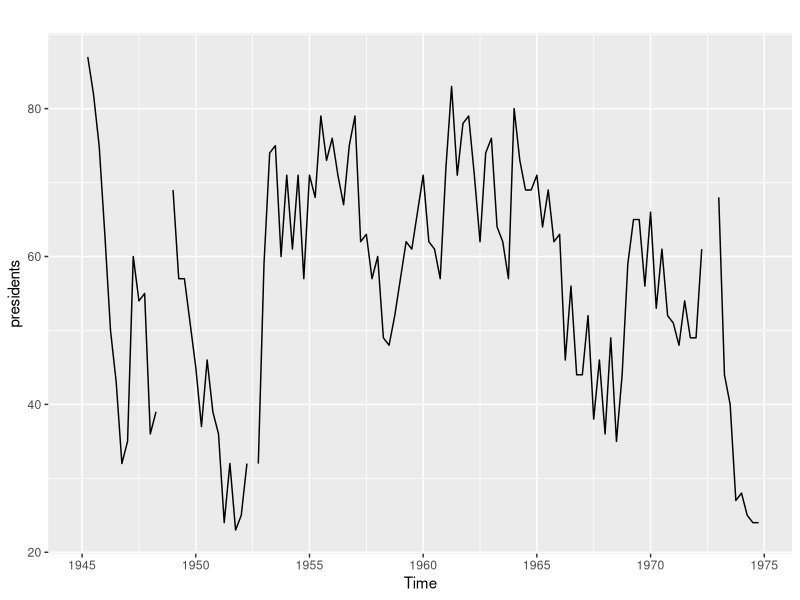
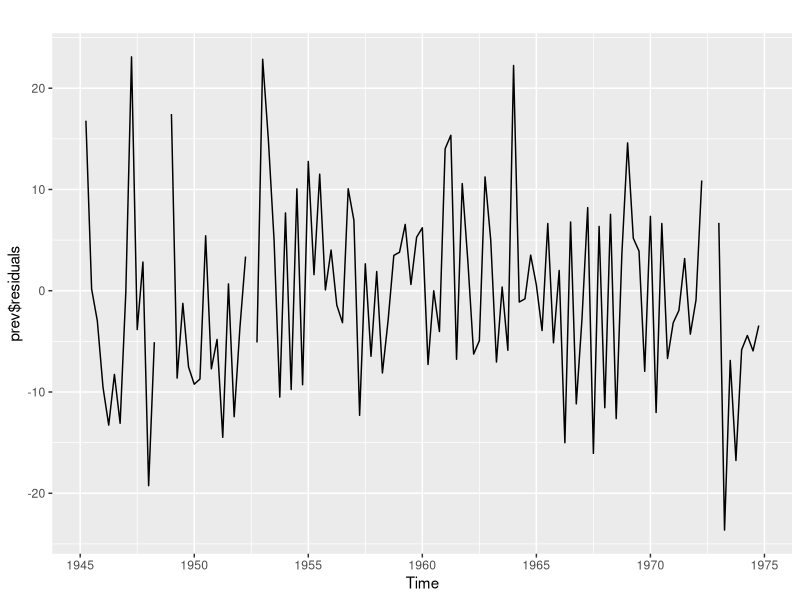
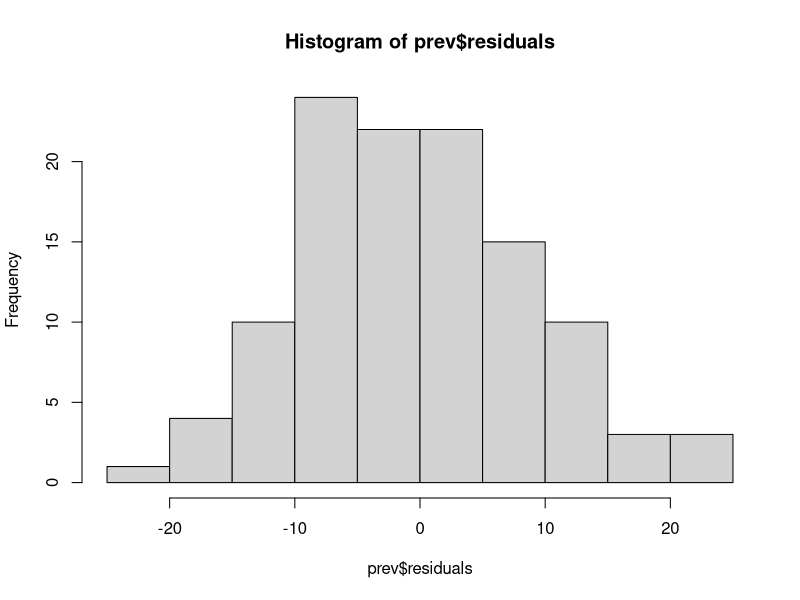
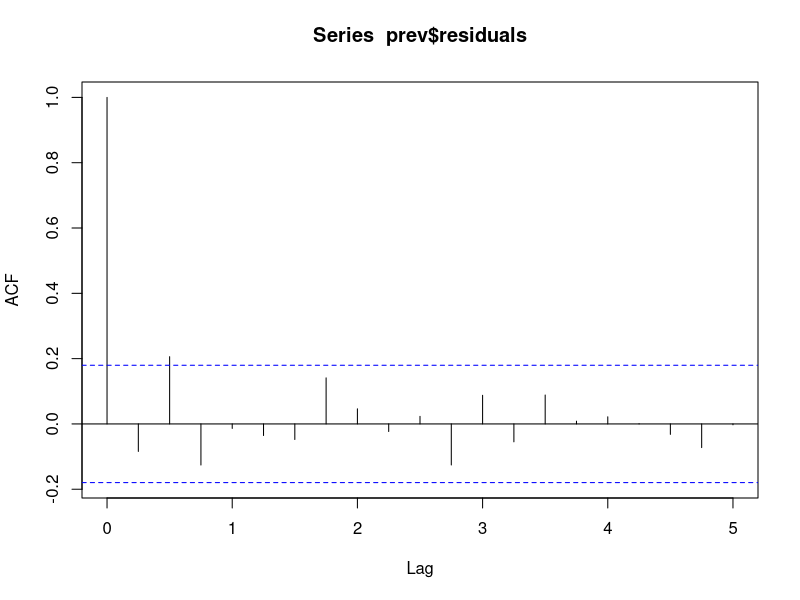
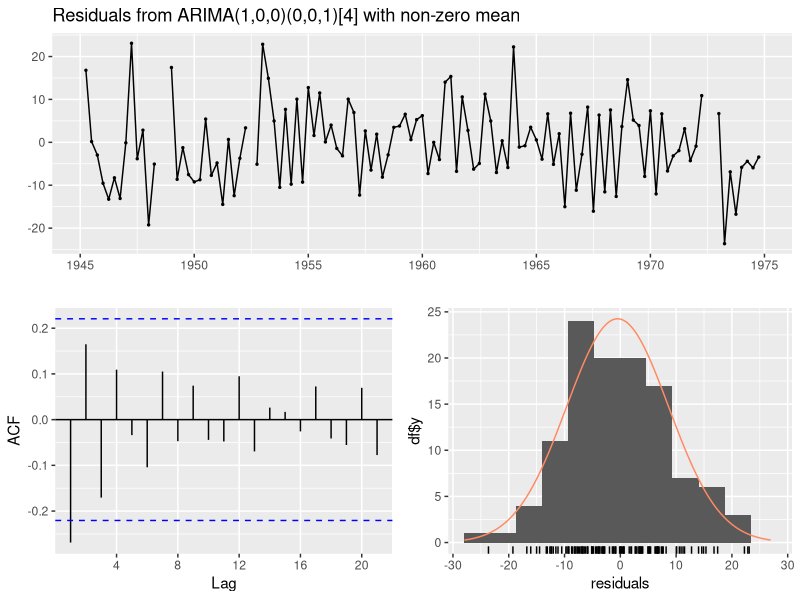

Generate these figures, in order, with R:
library(forecast)
library(ggplot2)

autoplot(presidents)

prev = auto.arima(presidents)
print(prev$residuals)

#analisando os residuais
prev$residuals
autoplot(prev$residuals)
hist(prev$residuals)
var(prev$residuals,na.rm = T)
mean(as.vector(prev$residuals),na.rm = T)

#acf e pacf
acf(prev$residuals, na.action = na.pass )

#funcao especial para checar residuais
checkresiduals(prev)

#teste de normalidade
shapiro.test(prev$residuals)









